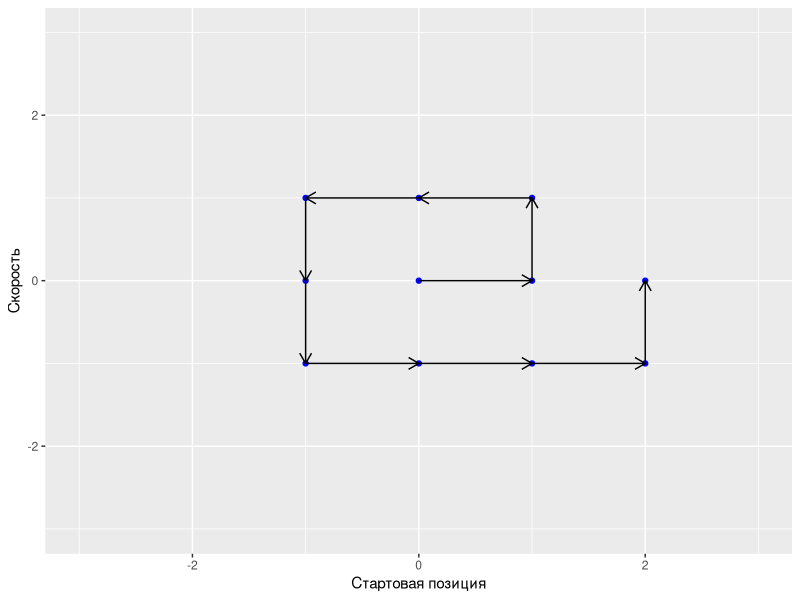
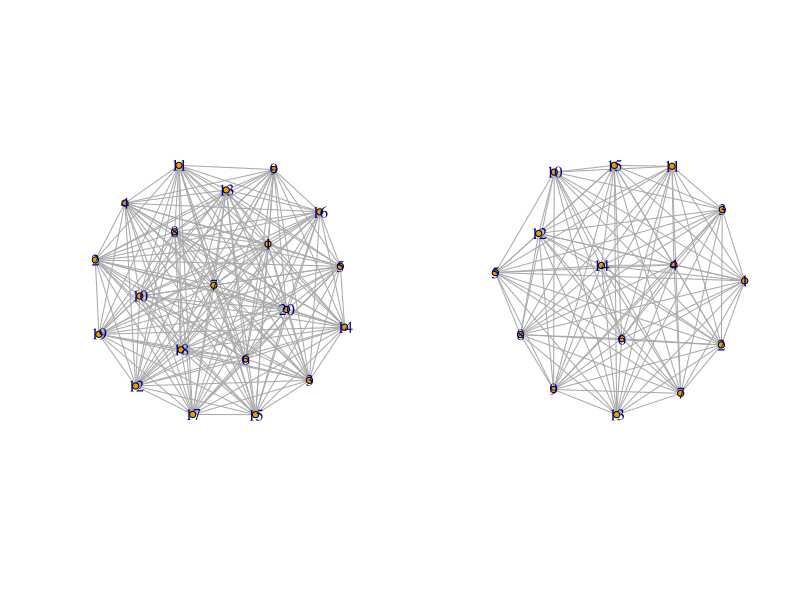
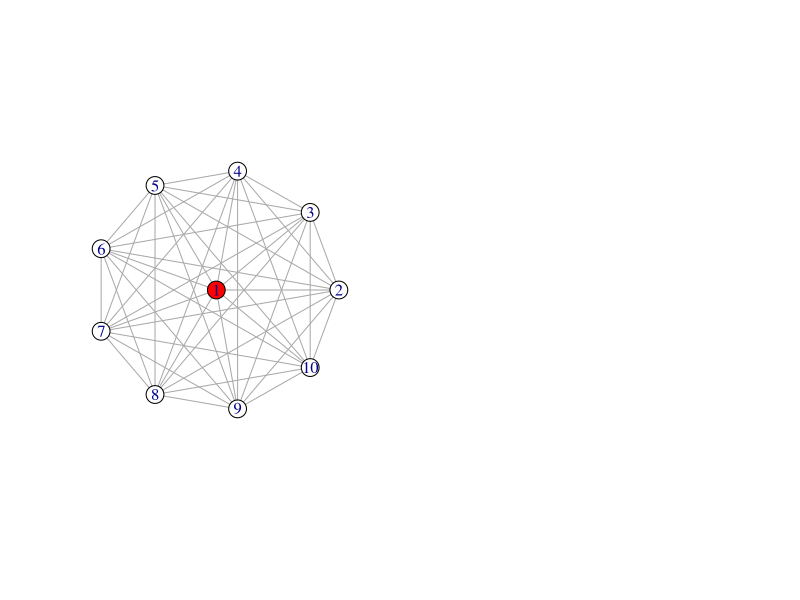

Reproduce these figures in R, in order.
## ---- chunk 1
library("ggplot2")
s <- c(0,1,1,0,-1,-1,-1,0,1,2,2)
v <- c(0,0,1,1,1,0,-1,-1,-1,-1,0)
d <- data.frame(s,v)
  
ggplot(d, aes(s,v))+
  xlab("Стартовая позиция")+
      ylab("Скорость")+
      xlim(c(-3,3))+
      ylim(c(-3,3))+
     geom_point(colour="blue")+
  geom_segment(aes(xend=c(tail(s, n=-1), NA), yend=c(tail(v, n=-1), NA)),                             arrow=arrow(length=unit(0.3,"cm")))

## ---- chunk 2
library("igraph")
g0 <- sample_gnp(20,1)
g1<- sample_gnp(15,1)
par(mfrow=c(1,2))
plot.igraph(g0, vertex.size = 5)
plot.igraph(g1, vertex.size = 5)

## ---- chunk 3
library("igraph")
g3 <- sample_gnp(10,1)
plot.igraph(g3,layout=layout_as_star,
            vertex.color=c("red",rep("NA",length(V(g3))-1)))

